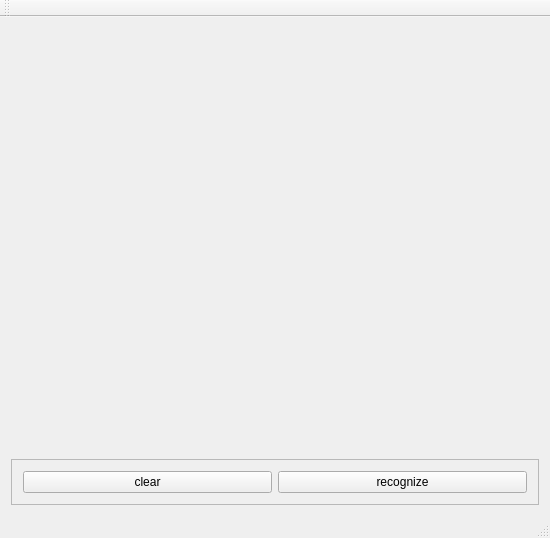
<?xml version="1.0" encoding="UTF-8"?>
<ui version="4.0">
 <class>DiagramRecognizer</class>
 <widget class="QMainWindow" name="DiagramRecognizer">
  <property name="geometry">
   <rect>
    <x>0</x>
    <y>0</y>
    <width>550</width>
    <height>538</height>
   </rect>
  </property>
  <property name="windowTitle">
   <string>DiagramRecognizer</string>
  </property>
  <widget class="QWidget" name="centralWidget">
   <layout class="QVBoxLayout" name="verticalLayout">
    <item>
     <spacer name="verticalSpacer">
      <property name="orientation">
       <enum>Qt::Vertical</enum>
      </property>
      <property name="sizeHint" stdset="0">
       <size>
        <width>20</width>
        <height>415</height>
       </size>
      </property>
     </spacer>
    </item>
    <item>
     <widget class="QFrame" name="frame">
      <property name="frameShape">
       <enum>QFrame::StyledPanel</enum>
      </property>
      <property name="frameShadow">
       <enum>QFrame::Raised</enum>
      </property>
      <layout class="QHBoxLayout" name="horizontalLayout">
       <item>
        <widget class="QPushButton" name="clearButton">
         <property name="text">
          <string>clear</string>
         </property>
        </widget>
       </item>
       <item>
        <widget class="QPushButton" name="recognizeButton">
         <property name="text">
          <string>recognize</string>
         </property>
        </widget>
       </item>
      </layout>
     </widget>
    </item>
   </layout>
  </widget>
  <widget class="QMenuBar" name="menuBar">
   <property name="geometry">
    <rect>
     <x>0</x>
     <y>0</y>
     <width>550</width>
     <height>21</height>
    </rect>
   </property>
  </widget>
  <widget class="QToolBar" name="mainToolBar">
   <attribute name="toolBarArea">
    <enum>TopToolBarArea</enum>
   </attribute>
   <attribute name="toolBarBreak">
    <bool>false</bool>
   </attribute>
  </widget>
  <widget class="QStatusBar" name="statusBar"/>
 </widget>
 <layoutdefault spacing="6" margin="11"/>
 <resources/>
 <connections/>
</ui>
